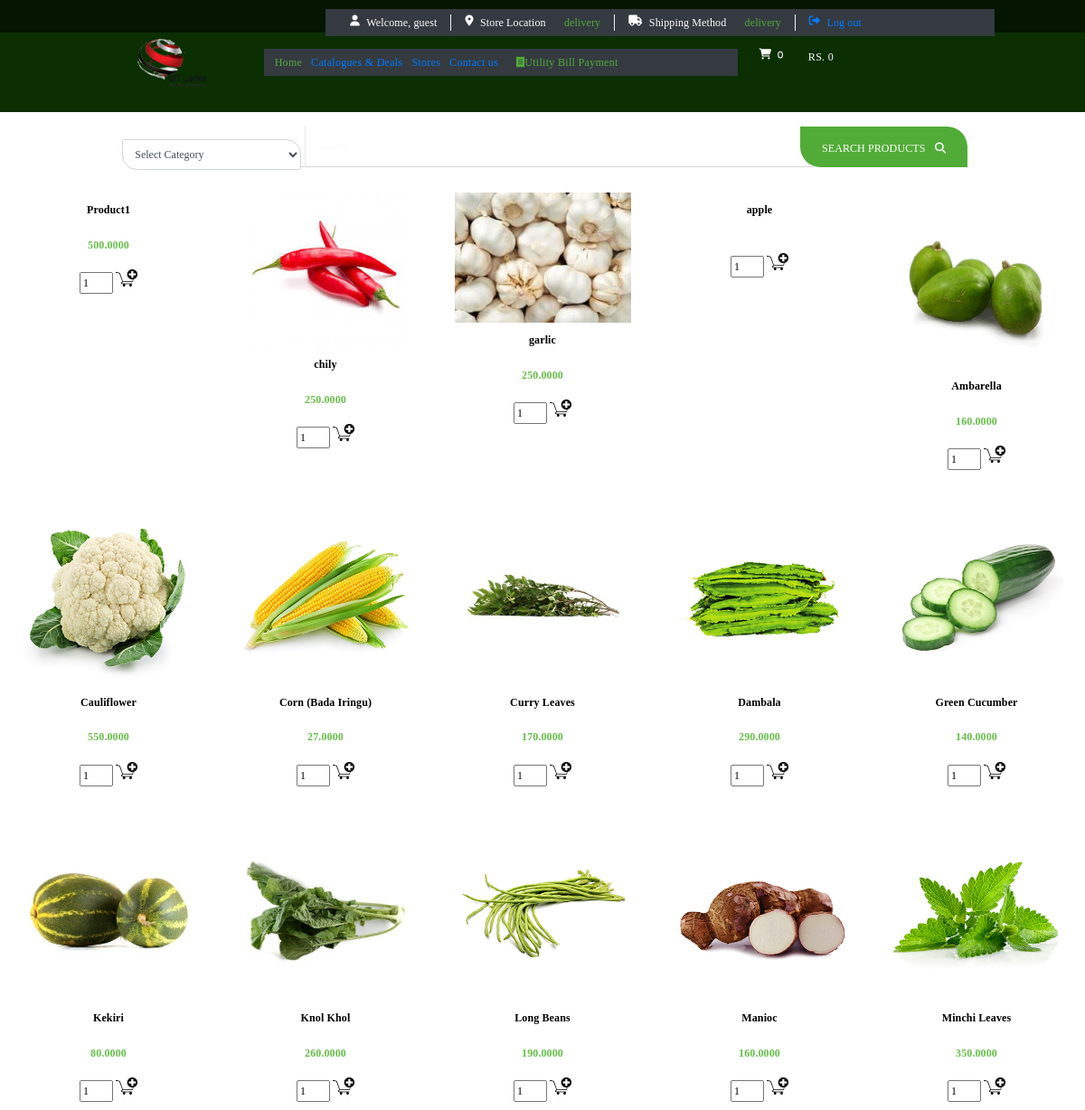
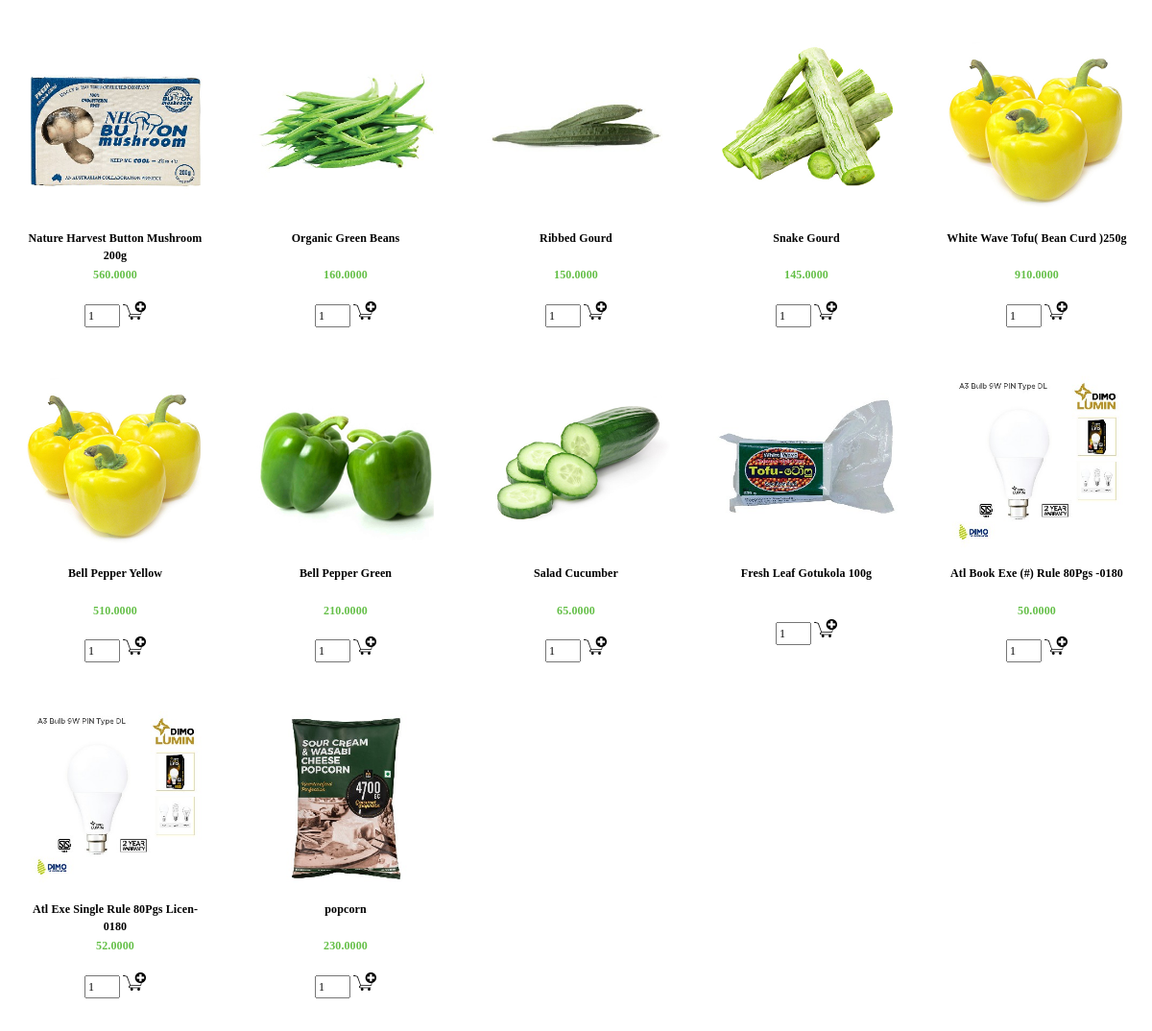
/qty.php, run on the app's committed database (2 pictures, top to bottom).
### tables this page shows
CREATE TABLE `adminproducts` (
  `p_id` int(10) UNSIGNED NOT NULL,
  `p_type` enum('standard','service') NOT NULL DEFAULT 'standard',
  `p_code` varchar(50) DEFAULT NULL,
  `hsn_code` varchar(100) DEFAULT NULL,
  `barcode_symbology` varchar(50) DEFAULT NULL,
  `p_name` varchar(100) NOT NULL,
  `category_id` int(10) UNSIGNED NOT NULL DEFAULT 0,
  `unit_id` int(10) UNSIGNED NOT NULL,
  `m_type` varchar(255) DEFAULT NULL,
  `p_image` varchar(250) DEFAULT NULL,
  `description` longtext DEFAULT NULL
);

### ShoppingCart.php (called while the page is built, shortened)
<?php
require_once "DBController.php";
class ShoppingCart extends DBController
{
    function getAllProduct()
    {
        $query = "SELECT adminproducts.p_id,adminproducts.p_image,adminproducts.p_code,adminproducts.p_name,p2s.quantity_in_stock, p2s.sell_price as sell_price, p2s.purchase_price as purchase_price FROM adminproducts LEFT JOIN admin_product_to_store p2s ON (adminproducts.p_id = p2s.product_id) GROUP BY adminproducts.p_id ";
        $productResult = $this->getDBResult($query);
        return $productResult;
    }
}

### DBController.php (called while the page is built, shortened)
<?php
class DBController
{
    private $host = "localhost";
    private $user = "root";
    private $password = "";
    private $database = "modernpos_final";
    private  $conn;
    function __construct()
    {
        $this->conn = mysqli_connect($this->host, $this->user, $this->password, $this->database);
    }
    function getDBResult($query, $params = array())
    {
        $sql_statement = $this->conn->prepare($query);
        $sql_statement->execute();
        $result = $sql_statement->get_result();
        if ($result->num_rows > 0) {
            while ($row = $result->fetch_assoc()) {
                $resultset[] = $row;
            }
        }
        if (! empty($resultset)) {
            return $resultset;
        }
    }
}

### product-list.php (the view, shortened to what this page needs)
<html lang="en">
<head>
  <link rel="stylesheet" href="https://cdnjs.cloudflare.com/ajax/libs/font-awesome/4.7.0/css/font-awesome.min.css">
  <link rel="stylesheet" href="https://stackpath.bootstrapcdn.com/bootstrap/4.5.2/css/bootstrap.min.css">
    <link rel="stylesheet" href="assets/css/login.css">
    <link rel="stylesheet" href="assets/css/homepage.css">
</head>
    <div class="main-content-holder">
<div class="product-container">
<div class="m-0 row-cols-2 row-cols-xs-2 row-cols-sm-3 row-cols-md-3 row-cols-lg-5 row">
    <?php
    $query = "SELECT adminproducts.p_id,adminproducts.p_image,adminproducts.p_code,adminproducts.p_name,p2s.quantity_in_stock, p2s.sell_price as sell_price, p2s.purchase_price as purchase_price FROM adminproducts LEFT JOIN admin_product_to_store p2s ON (adminproducts.p_id = p2s.product_id) GROUP BY adminproducts.p_id ";
    $product_array = $shoppingCart->getAllProduct($query);
    if (! empty($product_array)) {
        foreach ($product_array as $key => $value) {
            ?>
        <form method="post" action="qty.php?action=add&code=<?php echo $product_array[$key]["p_code"]; ?>" onsubmit="myFunction()">
        <div class="col" style="padding-bottom: 15px;">
                        <div class="product-card-container">
                                       <div class="row">
                                                <div class="product-card-image-container col-md-12">
                                                <img class="img-fluid" src="<?php echo $product_array[$key]["p_image"]; ?>">
                                                </div>
                                                <div class="product-card-name col-md-12"><?php echo $product_array[$key]["p_name"]; ?></div>
                                                <div class="product-card-price-container col-md-12">
                                                    <div class="product-card-final-price"><?php echo $product_array[$key]["sell_price"]; ?></div>
                                                </div>
                                                <div class="product-card-button-container col-md-12">
                                                <input type="text" name="quantity" value="1"
                        size="2" class="input-cart-quantity" />
                        <input type="image" src="add-to-cart.png" class="btnAddAction" />
                                             </div>
                                            </div>
                  	</div>
        </form>
    </div>
    <?php
        }
    }
    ?>

### assets/css/login.css (style rules this page uses)
button, input { overflow: visible; }
button, input, optgroup, select, textarea { margin: 0; font-family: inherit; font-size: inherit; line-height: inherit; }
::marker { color: transparent; font-size: 1.2em }
body { font-family: foco }
html { font-size: 16px }
@media (min-width:321px) { html { font-size: 10px } }
@media (min-width:375px) { html { font-size: 11px } }
@media (min-width:768px) { html { font-size: 11px } }
@media (min-width:1200px) { html { font-size: 12px } }

### assets/css/homepage.css (style rules this page uses)
.main-content-holder { padding-top: 10.24rem }
.product-card-container { transition: box-shadow .3s; background-color: #fff; border-radius: 1.875rem 0; padding: .625rem; text-align: center; letter-spacing: .01rem; font-size: 1rem }
.product-card-name { color: #000; padding-top: .875rem; height: 3.75rem; max-height: 3.75rem; overflow: hidden; display: -webkit-box; -webkit-line-clamp: 2; -webkit-box-orient: vertical; text-overflow: ellipsis }
.product-card-image-container { position: relative; display: inline-block; cursor: pointer }
.product-card-price-container { padding-top: .3125rem; display: flex; justify-content: center }
.product-card-final-price { color: #64bf47; font-family: foco-bold }
.product-card-button-container { padding-top: 1.5625rem }
body { font-family: foco }
html { font-size: 16px }
@media (min-width:321px) { html { font-size: 10px } }
@media (min-width:375px) { html { font-size: 11px } }
@media (min-width:768px) { html { font-size: 11px } }
@media (min-width:1200px) { html { font-size: 12px } }
.product-container { padding-top: 6.875rem }
img, svg { vertical-align: middle; }
img { border-style: none; }
.img-fluid { height: auto; cursor: pointer }

### data on the page
adminproducts: p_name "Product1", sell_price "500.0000"
adminproducts: p_image (picture), p_name "chily", sell_price "250.0000"
adminproducts: p_image (picture), p_name "garlic", sell_price "250.0000"
adminproducts: p_name "apple"
adminproducts: p_image (picture), p_name "Ambarella", sell_price "160.0000"
adminproducts: p_image (picture), p_name "Cauliflower", sell_price "550.0000"
adminproducts: p_image (picture), p_name "Corn (Bada Iringu)", sell_price "27.0000"
adminproducts: p_image (picture), p_name "Curry Leaves", sell_price "170.0000"
adminproducts: p_image (picture), p_name "Dambala", sell_price "290.0000"
adminproducts: p_image (picture), p_name "Green Cucumber", sell_price "140.0000"
adminproducts: p_image (picture), p_name "Kekiri", sell_price "80.0000"
adminproducts: p_image (picture), p_name "Knol Khol", sell_price "260.0000"
adminproducts: p_image (picture), p_name "Long Beans", sell_price "190.0000"
adminproducts: p_image (picture), p_name "Manioc", sell_price "160.0000"
adminproducts: p_image (picture), p_name "Minchi Leaves", sell_price "350.0000"
adminproducts: p_image (picture), p_name "Nature Harvest Button Mushroom 200g", sell_price "560.0000"
adminproducts: p_image (picture), p_name "Organic Green Beans", sell_price "160.0000"
adminproducts: p_image (picture), p_name "Ribbed Gourd", sell_price "150.0000"
adminproducts: p_image (picture), p_name "Snake Gourd", sell_price "145.0000"
adminproducts: p_image (picture), p_name "White Wave Tofu( Bean Curd )250g", sell_price "910.0000"
adminproducts: p_image (picture), p_name "Bell Pepper Yellow", sell_price "510.0000"
adminproducts: p_image (picture), p_name "Bell Pepper Green", sell_price "210.0000"
adminproducts: p_image (picture), p_name "Salad Cucumber", sell_price "65.0000"
adminproducts: p_image (picture), p_name "Fresh Leaf Gotukola 100g"
adminproducts: p_image (picture), p_name "Atl Book Exe (#) Rule 80Pgs -0180", sell_price "50.0000"
adminproducts: p_image (picture), p_name "Atl Exe Single Rule 80Pgs Licen-0180", sell_price "52.0000"
adminproducts: p_image (picture), p_name "popcorn", sell_price "230.0000"

### other printed values
$email "guest"
